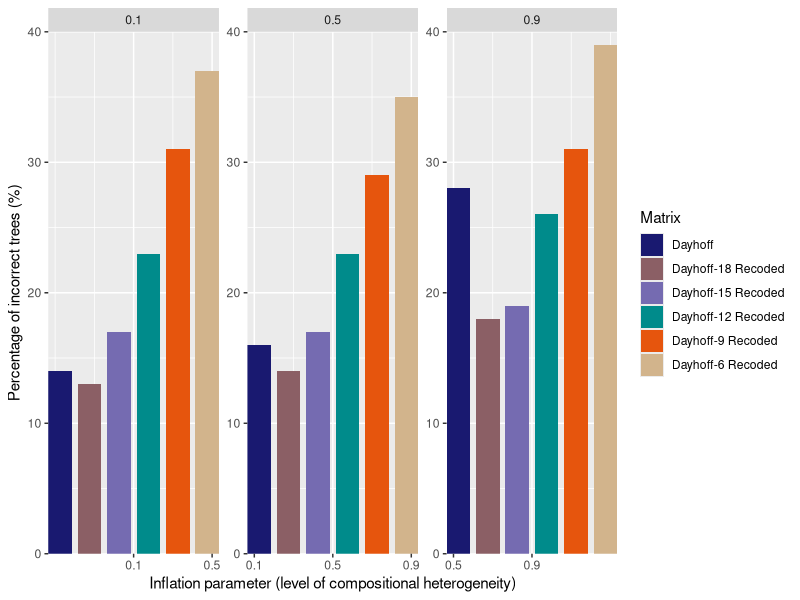

The R script that drew this image:
setwd("/Hernandez_Ryan_2019_RecodingSim/02-COMPOSITIONAL_HETEROGENEITY/02-HETEROGENEOUS_DATA")
data <- read.csv('comphet_proportion_nscheme.csv')
data$proportion <- data$proportion*100
names(data)[2]<-"percent"
library(ggplot2)
library(tidyverse)

data$type <- with(data,factor(type,levels = c('Dayhoff','Dayhoff-18 Recoded','Dayhoff-15 Recoded', 'Dayhoff-12 Recoded', 'Dayhoff-9 Recoded', 'Dayhoff-6 Recoded')))
b <- ggplot(data, aes(x=inflation.parameter, y=percent)) + 
  geom_bar(aes(fill=type), stat = "identity", position=position_dodge2(preserve = c("total"), padding = 0.2)) +
  facet_wrap(~inflation.parameter, scales = "free")

b + scale_x_continuous(name="Inflation parameter (level of compositional heterogeneity)", breaks =c(0.1, 0.5, 0.9), label=c("0.1","0.5","0.9"), expand = c(0, 0)) + 
  scale_y_continuous(name="Percentage of incorrect trees (%)", expand = c(0, 0), limits=c(0,40)) + 
  labs(fill="Matrix")  + scale_fill_manual(values=c("midnightblue", "lightpink4", "#756bb1","darkcyan", "#e6550d", "tan"))
